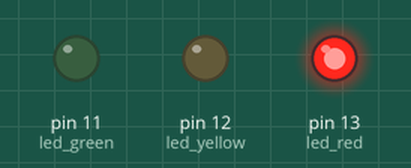
This sketch was run on a simulated Arduino Uno, built with avr-gcc and run on an emulated ATmega328P. On the bench: output pins drawn as LEDs (lit = HIGH).

Above: at 0.5 s.
At 1.5 s:
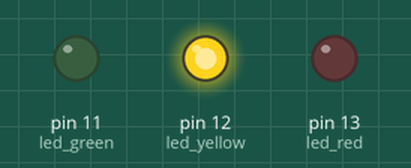
At 5.5 s:
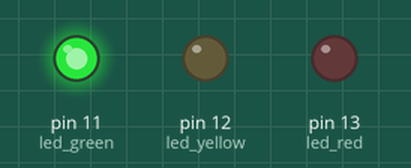
Timing chart, 0 to 6.9 s (numbered marks = the images above):
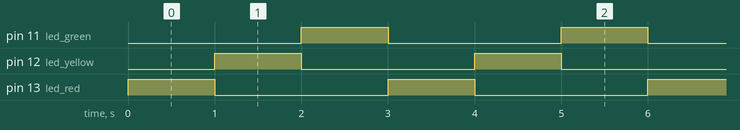

The sketch:

blink3led2.ino
```cpp
/*

  blink3led2

*/


#define led_red 13
#define led_yellow 12
#define led_green 11

//------------------------------------------------
//------------------------------------------------
//------------------------------------------------


void setup() {

  initialize_pins();

}

//------------------------------------------------


void loop() {

  service_leds();

  do_this();

  do_that();

}

//------------------------------------------------
//------------------------------------------------
//------------------------------------------------


void initialize_pins(){

  pinMode(led_red, OUTPUT);
  pinMode(led_yellow, OUTPUT);
  pinMode(led_green, OUTPUT);

  digitalWrite(led_red, HIGH);

}

//------------------------------------------------


void service_leds(){

  static byte current_led_on = led_red;
  static unsigned long last_led_transition_time = 0;

  if ((millis() - last_led_transition_time) >= 1000){

    switch(current_led_on){

      case led_red:
        digitalWrite(led_red, LOW);
        digitalWrite(led_yellow, HIGH);
        current_led_on = led_yellow;
        break;

      case led_yellow:
        digitalWrite(led_yellow, LOW);
        digitalWrite(led_green, HIGH);
        current_led_on = led_green;
        break;

      case led_green:
        digitalWrite(led_green, LOW);
        digitalWrite(led_red, HIGH);
        current_led_on = led_red;
        break;

    }

    last_led_transition_time = millis();
  }

}

//------------------------------------------------


void do_this(){

}

//------------------------------------------------

void do_that(){


}
```

Measured:
- by itself, pin 11 (led_green), pin 12 (led_yellow), pin 13 (led_red): alternates HIGH for 1.0 s and LOW for 2.0 s
- by itself, everything shown: repeats every 3.0 s, in 3 steps
